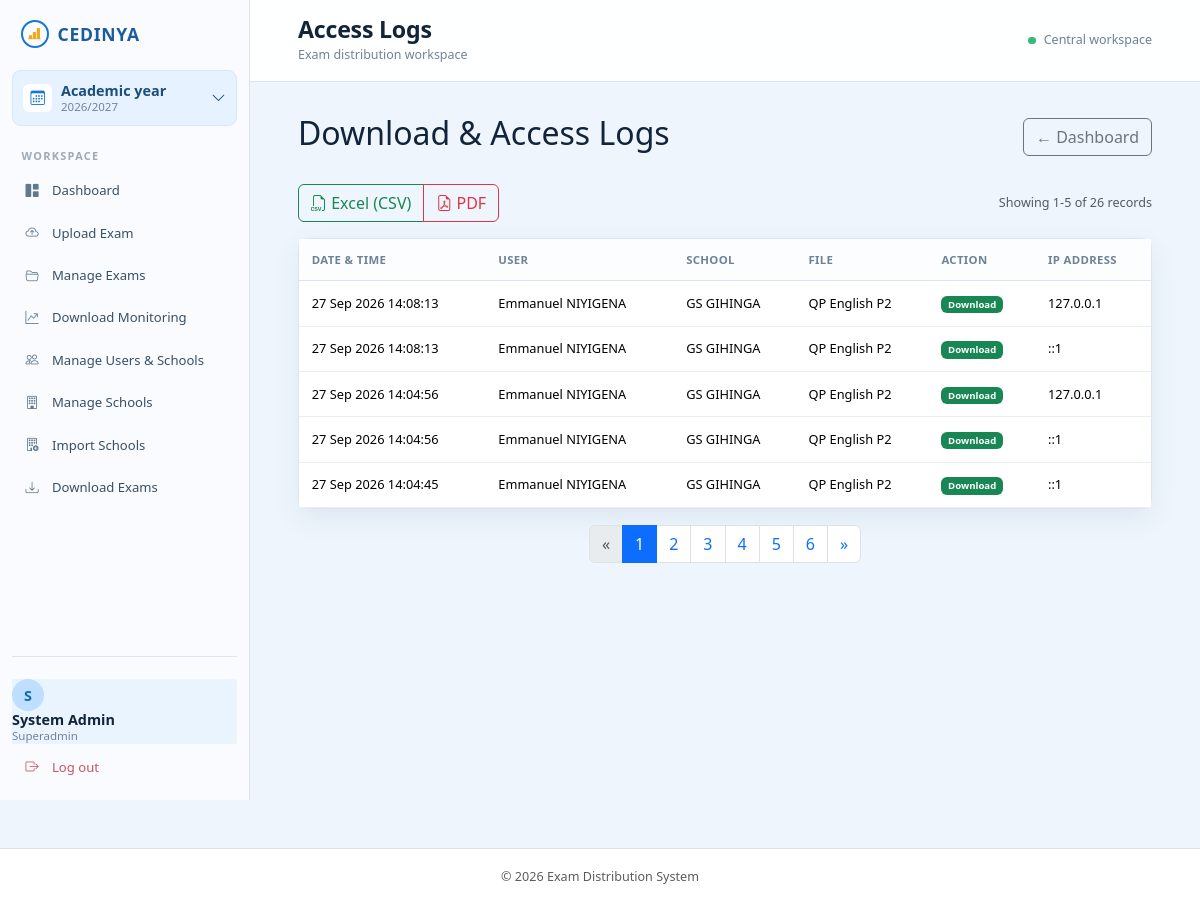
Screenshot of /admin/logs.php (signed in) with the database file from the repository.
### tables this page shows
CREATE TABLE `access_logs` (
  `id` int(11) NOT NULL,
  `file_id` int(11) NOT NULL,
  `user_id` int(11) NOT NULL,
  `action` enum('download','view','upload') NOT NULL,
  `ip_address` varchar(45) DEFAULT NULL,
  `user_agent` text DEFAULT NULL,
  `created_at` timestamp NOT NULL DEFAULT current_timestamp()
);

CREATE TABLE `users` (
  `id` int(11) NOT NULL,
  `username` varchar(50) NOT NULL,
  `password` varchar(255) NOT NULL,
  `totp_secret` varchar(64) DEFAULT NULL,
  `totp_enabled` tinyint(1) NOT NULL DEFAULT 0,
  `full_name` varchar(100) NOT NULL,
  `role` enum('superadmin','primaryadmin','OLadmin','ALadmin','TVETadmin','admin','district','headteacher','teacher','SEI') NOT NULL DEFAULT 'headteacher',
  `school_id` int(11) DEFAULT NULL,
  `district_id` int(11) DEFAULT NULL,
  `email` varchar(100) DEFAULT NULL,
  `phone` varchar(20) DEFAULT NULL,
  `is_active` tinyint(1) DEFAULT 1,
  `created_at` timestamp NOT NULL DEFAULT current_timestamp()
);

CREATE TABLE `schools` (
  `id` int(11) NOT NULL,
  `name` varchar(150) NOT NULL,
  `district_id` int(11) DEFAULT NULL,
  `code` varchar(20) DEFAULT NULL,
  `category` enum('primary','ordinary','advanced','tvet') DEFAULT NULL,
  `combination_trade` varchar(150) DEFAULT NULL
);

CREATE TABLE `exam_files` (
  `id` int(11) NOT NULL,
  `title` varchar(255) NOT NULL,
  `description` text DEFAULT NULL,
  `academic_year` varchar(20) NOT NULL,
  `exam_type` varchar(50) NOT NULL,
  `category` enum('primary','ordinary','advanced','tvet') DEFAULT NULL,
  `level` varchar(50) DEFAULT NULL,
  `subject` varchar(100) DEFAULT NULL,
  `version` int(11) DEFAULT 1,
  `file_name` varchar(255) NOT NULL,
  `original_name` varchar(255) NOT NULL,
  `file_size` int(11) DEFAULT NULL,
  `mime_type` varchar(100) DEFAULT NULL,
  `status` enum('draft','published','revoked') DEFAULT 'draft',
  `available_from` datetime DEFAULT NULL,
  `available_until` datetime DEFAULT NULL,
  `uploaded_by` int(11) NOT NULL,
  `approved_by` int(11) DEFAULT NULL,
  `created_at` timestamp NOT NULL DEFAULT current_timestamp(),
  `updated_at` timestamp NOT NULL DEFAULT current_timestamp() ON UPDATE current_timestamp()
);

### includes/auth.php (called while the page is built, shortened)
<?php
function isLoggedIn(): bool {
    return isset($_SESSION['user_id']);
}
function roleLevelOptions(string $role): array
{
    return match (strtolower($role)) {
        'admin', 'superadmin' => ['P1', 'P2', 'P3', 'P4', 'P5', 'P6', 'S1', 'S2', 'S3', 'S4', 'S5', 'S6', 'L3', 'L4', 'L5'],
        'primaryadmin' => ['P1', 'P2', 'P3', 'P4', 'P5', 'P6'],
        'oladmin' => ['S1', 'S2', 'S3'],
        'aladmin' => ['S4', 'S5', 'S6'],
        'tvetadmin', 'tvet' => ['L3', 'L4', 'L5'],
        default => [],
    };
}
function isScopedAdminRole(string $role): bool
{
    return roleLevelOptions($role) !== [] && !in_array(strtolower($role), ['admin', 'superadmin'], true);
}
function dashboardPathForRole(string $role): string
{
    return strtoupper($role) === 'SEI'
        ? '/admin/logs'
        : (in_array(strtolower($role), ['admin', 'superadmin'], true) || isScopedAdminRole($role) ? '/admin/dashboard' : '/headteacher/dashboard');
}

### admin/logs.php (the view, shortened to what this page needs)
<?php
require_once '../includes/auth.php';
function logQueryParts(): array
{
    $where = [];
    $params = [];
    $role = (string)($_SESSION['role'] ?? '');
    return [$where ? ' WHERE ' . implode(' AND ', $where) : '', $params];
}
function fetchLogs(PDO $pdo, string $where, array $params, ?int $limit = null, int $offset = 0): array
{
    $sql = "
    SELECT l.*, u.full_name, s.name AS school_name, f.title as file_title
    FROM access_logs l
    JOIN users u ON l.user_id = u.id
    LEFT JOIN schools s ON s.id = u.school_id
    JOIN exam_files f ON l.file_id = f.id
    $where
    ORDER BY l.created_at DESC, l.id DESC";
    if ($limit !== null) {
        $sql .= " LIMIT " . $limit . " OFFSET " . $offset;
    }
    $stmt = $pdo->prepare($sql);
    $stmt->execute($params);
    return $stmt->fetchAll();
}
[$logWhere, $logParams] = logQueryParts();
$countStmt = $pdo->prepare("SELECT COUNT(*) FROM access_logs l JOIN users u ON l.user_id = u.id JOIN exam_files f ON l.file_id = f.id" . $logWhere);
$countStmt->execute($logParams);
$totalLogs = (int)$countStmt->fetchColumn();
$perPage = 5;
$totalPages = max(1, (int)ceil($totalLogs / $perPage));
$page = filter_input(INPUT_GET, 'page', FILTER_VALIDATE_INT, ['options' => ['default' => 1, 'min_range' => 1]]) ?: 1;
$page = min($page, $totalPages);
$logs = fetchLogs($pdo, $logWhere, $logParams, $perPage, ($page - 1) * $perPage);
$pageTitle = ($_SESSION['role'] ?? '') === 'SEI' || isScopedAdminRole((string)($_SESSION['role'] ?? '')) ? 'Download Monitoring' : 'Access Logs';
require '../includes/header.php';
?>
<div class="d-flex justify-content-between align-items-center mb-4">
    <h2><?= ($_SESSION['role'] ?? '') === 'SEI' || isScopedAdminRole((string)($_SESSION['role'] ?? '')) ? 'Download Monitoring' : 'Download & Access Logs' ?></h2>
    <a href="<?= APP_BASE_URL . dashboardPathForRole((string)($_SESSION['role'] ?? '')) ?>" class="btn btn-outline-secondary">← Dashboard</a>
</div>
<div class="d-flex flex-wrap justify-content-between align-items-center gap-2 mb-3">
    <div class="btn-group" role="group" aria-label="Export access logs">
        <a href="?export=csv" class="btn btn-outline-success"><i class="bi bi-filetype-csv"></i> Excel (CSV)</a>
        <a href="?export=pdf" class="btn btn-outline-danger"><i class="bi bi-file-earmark-pdf"></i> PDF</a>
    </div>
    <small class="text-muted">
        <?= $totalLogs === 0 ? 'No log records' : 'Showing ' . (($page - 1) * $perPage + 1) . '-' . min($page * $perPage, $totalLogs) . ' of ' . $totalLogs . ' records' ?>
    </small>
</div>
<div class="card">
    <div class="table-responsive">
        <table class="table table-sm table-hover mb-0">
            <thead>
                <tr>
                    <th>Date & Time</th>
                    <th>User</th>
                    <th>School</th>
                    <th>File</th>
                    <th>Action</th>
                    <th>IP Address</th>
                </tr>
            </thead>
            <tbody>
                <?php if ($logs): ?>
                    <?php foreach ($logs as $log): ?>
                    <tr>
                        <td><?= date('d M Y H:i:s', strtotime($log['created_at'])) ?></td>
                        <td>
                            <?= htmlspecialchars($log['full_name']) ?>
                        </td>
                        <td><?= htmlspecialchars($log['school_name'] ?? 'Not assigned') ?></td>
                        <td><?= htmlspecialchars($log['file_title']) ?></td>
                        <td>
                            <span class="badge bg-<?= $log['action'] === 'download' ? 'success' : 'secondary' ?>">
                                <?= ucfirst($log['action']) ?>
                            </span>
                        </td>
                        <td><?= htmlspecialchars($log['ip_address']) ?></td>
                    </tr>
                    <?php endforeach; ?>
                <?php else: ?>
                    <tr><td colspan="6" class="text-center text-muted py-4">No access log records found.</td></tr>
                <?php endif; ?>
            </tbody>
        </table>
    </div>
</div>
<?php if ($totalPages > 1): ?>
    <nav class="mt-3" aria-label="Access log pages">
        <ul class="pagination justify-content-center">
            <li class="page-item <?= $page === 1 ? 'disabled' : '' ?>">
                <a class="page-link" href="?page=<?= $page - 1 ?>" aria-label="Previous">&laquo;</a>
            </li>
            <?php for ($pageNumber = 1; $pageNumber <= $totalPages; $pageNumber++): ?>
                <li class="page-item <?= $pageNumber === $page ? 'active' : '' ?>">
                    <a class="page-link" href="?page=<?= $pageNumber ?>"><?= $pageNumber ?></a>
                </li>
            <?php endfor; ?>
            <li class="page-item <?= $page === $totalPages ? 'disabled' : '' ?>">
                <a class="page-link" href="?page=<?= $page + 1 ?>" aria-label="Next">&raquo;</a>
            </li>
        </ul>
    </nav>
<?php endif; ?>
<?php require '../includes/footer.php'; ?>

### includes/header.php (shortened to what this page needs)
<!DOCTYPE html>
<html lang="en">
<head>
    <link href="https://cdn.jsdelivr.net/npm/bootstrap@5.3.3/dist/css/bootstrap.min.css" rel="stylesheet">
    <link rel="stylesheet" href="https://cdn.jsdelivr.net/npm/bootstrap-icons@1.11.3/font/bootstrap-icons.min.css">
    <link rel="stylesheet" href="<?= APP_BASE_URL ?>/assets/css/style.css?v=20260927-2">
</head>
<body>
<?php if (isLoggedIn()): ?>
<?php $currentRole = (string)($_SESSION['role'] ?? ''); ?>
<?php $isAdminDashboard = strpos((string)($_SERVER['SCRIPT_NAME'] ?? ''), '/admin/dashboard') !== false; ?>
<?php $isSectorMonitoring = (($_SESSION['role'] ?? '') === 'SEI' || isScopedAdminRole($currentRole)) && strpos((string)($_SERVER['SCRIPT_NAME'] ?? ''), '/admin/logs') !== false; ?>
<div class="app-shell">
    <aside class="app-sidebar" id="appSidebar">
        <div class="brand-lockup">
            <span class="brand-mark"><i class="bi bi-bar-chart-line-fill"></i></span>
            <span>CEDINYA</span>
        </div>
        <div class="term-switcher">
            <span class="term-icon"><i class="bi bi-calendar3"></i></span>
            <span><strong>Academic year</strong><small><?= date('Y') ?>/<?= date('Y') + 1 ?></small></span>
            <i class="bi bi-chevron-down ms-auto"></i>
        </div>
        <p class="sidebar-label">Workspace</p>
        <nav class="sidebar-nav">
            <a class="<?= $isAdminDashboard || $isSectorMonitoring ? 'active' : '' ?>" href="<?= APP_BASE_URL ?><?= dashboardPathForRole($currentRole) ?>"><i class="bi bi-grid-1x2-fill"></i> Dashboard</a>
            <?php if (in_array(strtolower($currentRole), ['admin', 'superadmin'], true)): ?>
                <a href="<?= APP_BASE_URL ?>/admin/upload"><i class="bi bi-cloud-arrow-up"></i> Upload Exam</a>
                <a href="<?= APP_BASE_URL ?>/admin/files"><i class="bi bi-folder2-open"></i> Manage Exams</a>
                <a href="<?= APP_BASE_URL ?>/admin/logs"><i class="bi bi-graph-up-arrow"></i> Download Monitoring</a>
                <a href="<?= APP_BASE_URL ?>/admin/users"><i class="bi bi-people"></i> Manage Users &amp; Schools</a>
                <?php if (($_SESSION['role'] ?? '') === 'superadmin'): ?>
                    <a href="<?= APP_BASE_URL ?>/admin/schools"><i class="bi bi-building"></i> Manage Schools</a>
                    <a href="<?= APP_BASE_URL ?>/admin/import-schools"><i class="bi bi-building-add"></i> Import Schools</a>
                <?php endif; ?>
                <a href="<?= APP_BASE_URL ?>/headteacher/dashboard"><i class="bi bi-download"></i> Download Exams</a>
            <?php else: ?>
                <a class="active" href="<?= APP_BASE_URL ?>/headteacher/dashboard"><i class="bi bi-file-earmark-text"></i> Exams distribution</a>
            <?php endif; ?>
        </nav>
        <div class="sidebar-footer">
            <div class="sidebar-user">
                <span class="user-avatar"><?= strtoupper(substr((string)($_SESSION['full_name'] ?? 'U'), 0, 1)) ?></span>
                <span><strong><?= htmlspecialchars($_SESSION['full_name'] ?? 'User') ?></strong><small><?= htmlspecialchars(ucfirst((string)($_SESSION['role'] ?? 'user'))) ?></small></span>
            </div>
            <a class="logout-link" href="<?= APP_BASE_URL ?>/logout"><i class="bi bi-box-arrow-right"></i> Log out</a>
        </div>
    </aside>
    <div class="app-panel">
        <header class="app-topbar">
            <div>
                <h1><?= htmlspecialchars($pageTitle ?? 'Exam Distribution') ?></h1>
                <p>Exam distribution workspace</p>
            </div>
            <div class="topbar-meta"><span class="status-dot"></span> <?= htmlspecialchars($_SESSION['sector_name'] ?? 'Central workspace') ?></div>
        </header>
        <main class="app-content">
<?php else: ?>
<main class="public-content container py-4">
<?php endif; ?>

### includes/footer.php (shortened to what this page needs)
<?php if (isLoggedIn()): ?>
        </main>
    </div>
</div>
<?php else: ?>
</main>
<?php endif; ?>
<footer class="bg-white border-top text-center py-3 mt-5">
    <div class="container">
        <small class="text-muted">
            &copy; <?= date('Y') ?> Exam Distribution System
        </small>
    </div>
</footer>
</body>
</html>

### assets/css/style.css (style rules this page uses)
:root { --ink: #12243a; --muted: #748399; --line: #dce5ef; --canvas: #eef5fc; --panel: #ffffff; --blue: #1477d4; --blue-soft: #e4f1ff; --rail: #f9fbfe; --shadow: 0 10px 28px rgba(39, 81, 124, 0.08); }
body { background: var(--canvas); color: var(--ink); font-family: 'Trebuchet MS', 'Segoe UI', sans-serif; font-size: 0.9rem; }
.app-shell { min-height: 100vh; display: flex; }
.app-sidebar { width: 250px; flex: 0 0 250px; min-height: 100vh; background: var(--rail); border-right: 1px solid var(--line); display: flex; flex-direction: column; padding: 1.25rem 0.75rem 0.8rem; z-index: 20; }
.brand-lockup { display: flex; align-items: center; gap: 0.55rem; padding: 0 0.55rem 1.4rem; color: #1c5c9e; font-size: 1.1rem; font-weight: 800; letter-spacing: 0.04em; }
.brand-mark { display: grid; place-items: center; width: 1.75rem; height: 1.75rem; color: #f3a817; border: 2px solid #1477d4; border-radius: 50%; font-size: 0.8rem; }
.term-switcher { display: flex; align-items: center; gap: 0.55rem; padding: 0.65rem; margin-bottom: 1.4rem; background: #e6f2ff; border: 1px solid #d4e8fb; border-radius: 0.55rem; color: #1b4d7d; }
.term-switcher strong, .term-switcher small { display: block; line-height: 1.25; }
.term-switcher small { color: var(--muted); font-size: 0.72rem; }
.term-icon { display: grid; place-items: center; width: 1.8rem; height: 1.8rem; background: #fff; border-radius: 0.4rem; color: var(--blue); }
.sidebar-label { margin: 0 0 0.45rem 0.6rem; color: #9ba9b9; font-size: 0.68rem; font-weight: 700; letter-spacing: 0.12em; text-transform: uppercase; }
.sidebar-nav { display: grid; gap: 0.18rem; }
.sidebar-nav a, .sidebar-footer > a { display: flex; align-items: center; gap: 0.7rem; padding: 0.62rem 0.7rem; color: #385067; border-radius: 0.45rem; text-decoration: none; font-size: 0.82rem; }
.sidebar-nav i, .sidebar-footer i { width: 1.1rem; text-align: center; color: #61788f; }
.sidebar-footer { margin-top: auto; border-top: 1px solid var(--line); padding-top: 0.8rem; }
.sidebar-user { margin-top: 0.6rem; background: #eaf4ff; }
.sidebar-user strong, .sidebar-user small { display: block; line-height: 1.25; }
.sidebar-user small { color: var(--muted); font-size: 0.72rem; }
.user-avatar { display: grid; place-items: center; width: 2rem; height: 2rem; border-radius: 50%; background: #bedfff; color: #1168b7; font-weight: 800; }
.logout-link { color: #cc5360 !important; margin-top: 0.25rem; }
.logout-link i { color: #cc5360 !important; }
.app-panel { min-width: 0; flex: 1; }
.app-topbar { min-height: 76px; display: flex; align-items: center; justify-content: space-between; gap: 1rem; padding: 1rem 3rem; background: rgba(255,255,255,0.96); border-bottom: 1px solid var(--line); }
.app-topbar h1 { margin: 0; font-size: 1.45rem; font-weight: 700; letter-spacing: -0.01em; }
.app-topbar p { margin: 0.15rem 0 0; color: var(--muted); font-size: 0.78rem; }
.topbar-meta { color: #6d8094; font-size: 0.78rem; }
.status-dot { display: inline-block; width: 0.45rem; height: 0.45rem; margin-right: 0.3rem; background: #36b77b; border-radius: 50%; }
.app-content { max-width: 1180px; margin: 0 auto; padding: 2rem 3rem 3rem; }
.table { margin: 0; color: var(--ink); vertical-align: middle; }
.table th { padding: 0.75rem 0.8rem; background: #fbfdff; color: #6f8296; border-bottom: 1px solid var(--line); font-size: 0.71rem; font-weight: 800; text-transform: uppercase; letter-spacing: 0.03em; white-space: nowrap; }
.table td { padding: 0.78rem 0.8rem; border-color: #e8eef4; font-size: 0.8rem; }
.badge { font-weight: 600; padding: 0.4em 0.7em; }
.card { border: 1px solid var(--line); box-shadow: var(--shadow); border-radius: 0.65rem; }

### rows the page displays
access_logs: created_at "27 Sep 2026 14:08:13", user.full_name "Emmanuel NIYIGENA", schools.name "GS GIHINGA", file.title "QP English P2", action "Download", ip_address "127.0.0.1"
access_logs: created_at "27 Sep 2026 14:08:13", user.full_name "Emmanuel NIYIGENA", schools.name "GS GIHINGA", file.title "QP English P2", action "Download", ip_address "::1"
access_logs: created_at "27 Sep 2026 14:04:56", user.full_name "Emmanuel NIYIGENA", schools.name "GS GIHINGA", file.title "QP English P2", action "Download", ip_address "127.0.0.1"
access_logs: created_at "27 Sep 2026 14:04:56", user.full_name "Emmanuel NIYIGENA", schools.name "GS GIHINGA", file.title "QP English P2", action "Download", ip_address "::1"
access_logs: created_at "27 Sep 2026 14:04:45", user.full_name "Emmanuel NIYIGENA", schools.name "GS GIHINGA", file.title "QP English P2", action "Download", ip_address "::1"

### other values shown
substr((string)($_SESSION['full_name'] ?? 'U'), 0, 1) "S"
$_SESSION['full_name'] "System Admin"
$_SESSION['role'] "Superadmin"
$pageTitle "Access Logs"
$_SESSION['sector_name'] "Central workspace"
min($page * $perPage, $totalLogs) "5"
$totalLogs "26"
